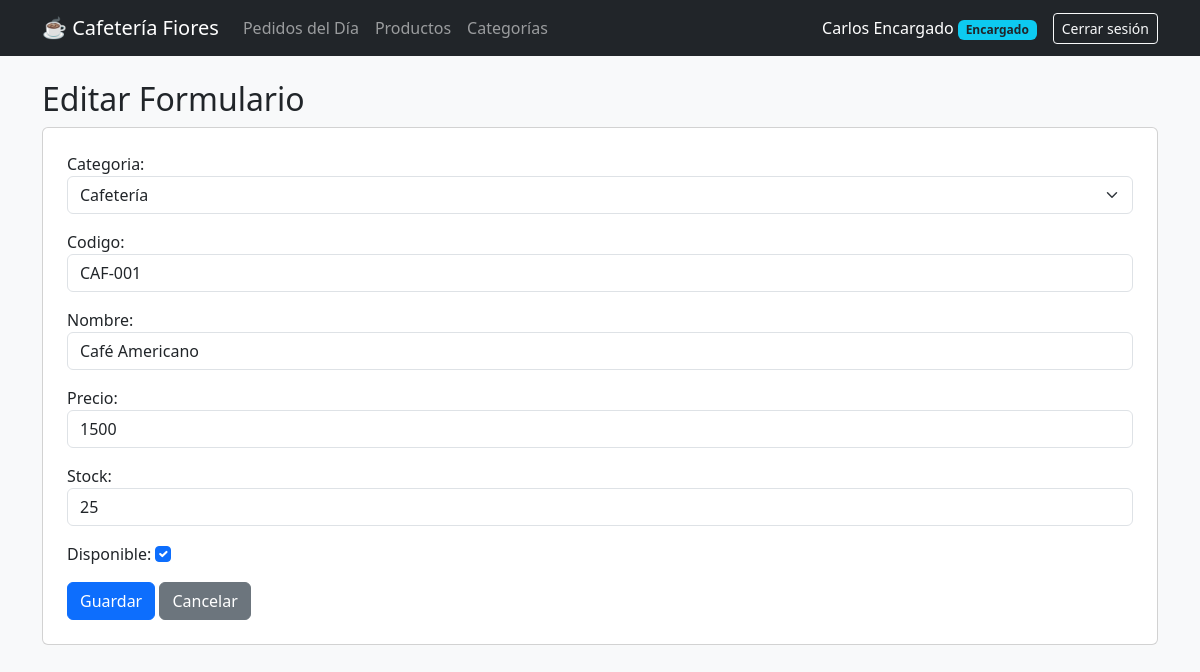
Screenshot of /gestion/productos/1/editar/ (signed in) with the database file from the repository.
### pedidos/models.py (models this page shows, shortened)
class Producto(models.Model):
    categoria = models.ForeignKey(
        Categoria,
        on_delete=models.PROTECT,
        related_name='productos'
    )
    codigo = models.CharField(
        max_length=10,
        unique=True,
        validators=[
            RegexValidator(
                regex=r'^CAF-\d{3}$',
                message='El código debe tener el formato CAF-000 (ej: CAF-001).'
            )
        ]
    )
    nombre = models.CharField(max_length=100)
    precio = models.IntegerField(
        validators=[MinValueValidator(100), MaxValueValidator(20000)]
    )
    stock = models.IntegerField(validators=[MinValueValidator(0)])
    disponible = models.BooleanField(default=True)
    creado = models.DateTimeField(auto_now_add=True)
    class Meta:
        ordering = ['nombre']

class Categoria(models.Model):
    nombre = models.CharField(max_length=50, unique=True)
    descripcion = models.TextField(blank=True)
    activa = models.BooleanField(default=True)
    class Meta:
        verbose_name = "Categoría"
        verbose_name_plural = "Categorías"
        ordering = ['nombre']
    def __str__(self):
        return self.nombre

### pedidos/views.py (the view)
    @login_required
    def _wrapped_view(request, *args, **kwargs):
        if not request.user.is_staff:
            return HttpResponseForbidden("Acceso denegado: esta sección es exclusiva para encargados.")
        return view_func(request, *args, **kwargs)

### pedidos/forms.py (shortened to what this page needs)
class ProductoForm(forms.ModelForm):
    class Meta:
        model = Producto
        fields = ['categoria', 'codigo', 'nombre', 'precio', 'stock', 'disponible']
        widgets = {
            'categoria': forms.Select(attrs={'class': 'form-select'}),
            'codigo': forms.TextInput(attrs={'class': 'form-control', 'placeholder': 'CAF-001'}),
            'nombre': forms.TextInput(attrs={'class': 'form-control'}),
            'precio': forms.NumberInput(attrs={'class': 'form-control'}),
            'stock': forms.NumberInput(attrs={'class': 'form-control'}),
            'disponible': forms.CheckboxInput(attrs={'class': 'form-check-input'}),
        }

### pedidos/context_processors.py (called while the page is built)
def carrito_contador(request):
    carrito = request.session.get('carrito', {})
    total_unidades = sum(item['cantidad'] for item in carrito.values())
    return {'carrito_unidades': total_unidades}

### pedidos/views.py (called while the page is built)
def encargado_requerido(view_func):
    @login_required
    def _wrapped_view(request, *args, **kwargs):
        if not request.user.is_staff:
            return HttpResponseForbidden("Acceso denegado: esta sección es exclusiva para encargados.")
        return view_func(request, *args, **kwargs)
    return _wrapped_view

@encargado_requerido
def producto_editar(request, pk):
    producto = get_object_or_404(Producto, pk=pk)
    form = ProductoForm(request.POST or None, instance=producto)
    if request.method == 'POST' and form.is_valid():
        form.save()
        messages.success(request, "Producto actualizado correctamente.")
        return redirect('producto_lista')
    return render(request, 'pedidos/producto_form.html', {'form': form, 'accion': 'Editar'})

### pedidos/templates/pedidos/producto_form.html (shortened to what this page needs)
{% extends 'pedidos/base.html' %}
{% block content %}
<h2>{{ accion }} Formulario</h2>
<form method="post" class="card p-4 bg-white">
    {{ form.as_p }}
    <div>
        <button type="submit" class="btn btn-primary">Guardar</button>
        <a href="{% url 'redireccion_rol' %}" class="btn btn-secondary">Cancelar</a>
    </div>
</form>
{% endblock %}

### pedidos/templates/pedidos/base.html (shortened to what this page needs)
<!DOCTYPE html>
<html lang="es">
<head>
    <link href="https://cdn.jsdelivr.net/npm/bootstrap@5.3.2/dist/css/bootstrap.min.css" rel="stylesheet">
</head>
<body class="bg-light">
<nav class="navbar navbar-expand-lg navbar-dark bg-dark mb-4">
    <div class="container">
        <a class="navbar-brand" href="{% url 'redireccion_rol' %}">☕ Cafetería Fiores</a>
        {% if user.is_authenticated %}
        <div class="collapse navbar-collapse">
            <ul class="navbar-nav me-auto">
                {% if user.is_staff %}
                    <li class="nav-item"><a class="nav-link" href="{% url 'encargado_pedidos' %}">Pedidos del Día</a></li>
                    <li class="nav-item"><a class="nav-link" href="{% url 'producto_lista' %}">Productos</a></li>
                    <li class="nav-item"><a class="nav-link" href="{% url 'categoria_lista' %}">Categorías</a></li>
                {% else %}
                    <li class="nav-item"><a class="nav-link" href="{% url 'catalogo' %}">Catálogo</a></li>
                    <li class="nav-item"><a class="nav-link" href="{% url 'ver_carrito' %}">Carrito ({{ carrito_unidades }})</a></li>
                    <li class="nav-item"><a class="nav-link" href="{% url 'mis_pedidos' %}">Mis Pedidos</a></li>
                {% endif %}
            </ul>
            <span class="navbar-text text-white me-3">
                {{ user.first_name|default:user.username }}
                <span class="badge bg-info text-dark">{% if user.is_staff %}Encargado{% else %}Cliente{% endif %}</span>
            </span>
            <form method="post" action="{% url 'logout' %}">
                <button class="btn btn-outline-light btn-sm" type="submit">Cerrar sesión</button>
            </form>
        </div>
        {% endif %}
    </div>
</nav>
<div class="container">
    {% block content %}{% endblock %}
</div>
</body>
</html>

### rows the page displays
Producto: categoria "Cafetería", codigo "CAF-001", precio "1500", stock "25", disponible "☑"
Categoria: nombre "Café Americano"

### other values shown
{{ user.first_name|default:user.username }} "Carlos Encargado"
{{ accion }} "Editar"
